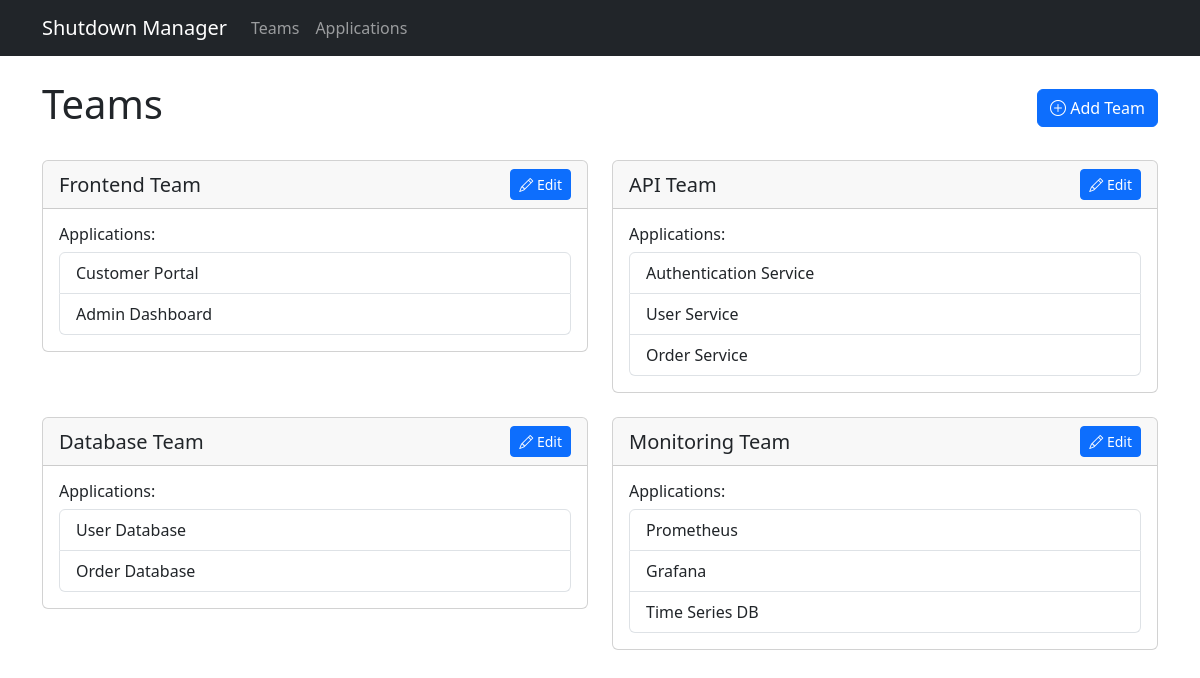
The app's page /teams, older data.
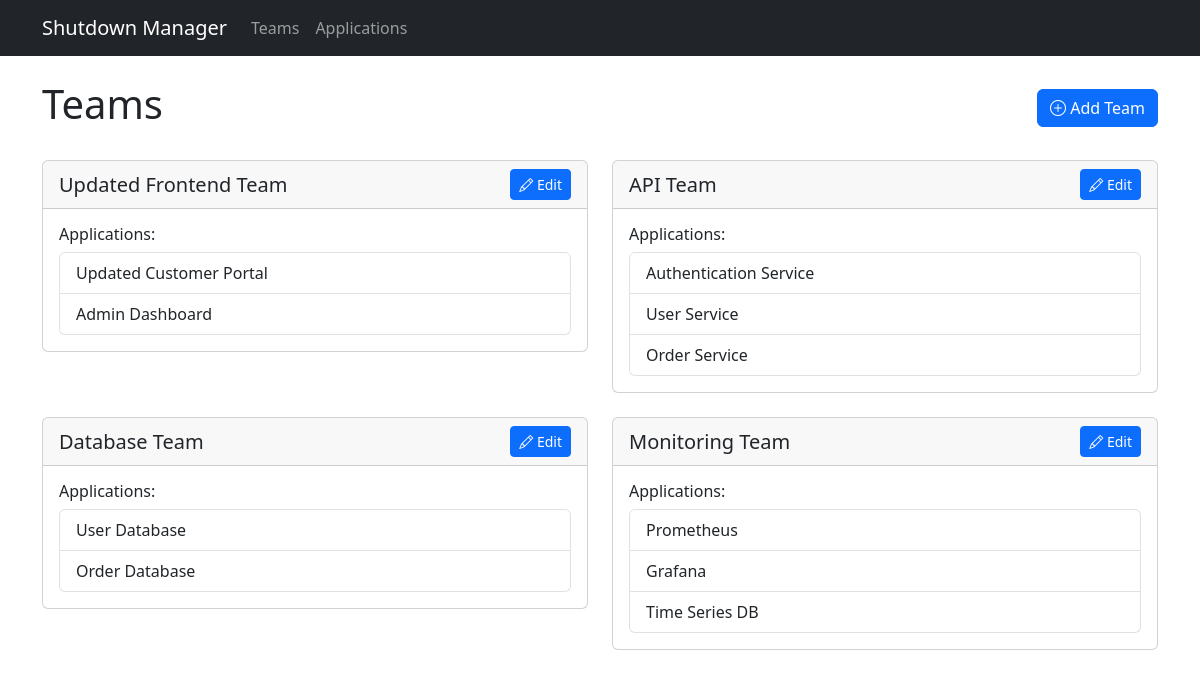
The same page, newer data.
### app/models.py (models this page shows)
class Team(db.Model):
    id = db.Column(db.Integer, primary_key=True)
    name = db.Column(db.String(100), nullable=False, unique=True)
    applications = db.relationship('Application', backref='team', lazy=True)

class Application(db.Model):
    id = db.Column(db.Integer, primary_key=True)
    name = db.Column(db.String(100), nullable=False)
    team_id = db.Column(db.Integer, db.ForeignKey('team.id'), nullable=False)
    host = db.Column(db.String(255), nullable=False)
    port = db.Column(db.Integer)
    webui_url = db.Column(db.String(255))
    db_host = db.Column(db.String(255))
    shutdown_order = db.Column(db.Integer, nullable=False)
    status = db.Column(db.String(50), default='running')
    last_checked = db.Column(db.DateTime, default=datetime.utcnow)
    dependencies = db.relationship('ApplicationDependency',
                                 foreign_keys='ApplicationDependency.application_id',
                                 backref='application', lazy=True)

### app/routes.py (the view)
@main.route('/teams')
def teams():
    teams = Team.query.all()
    return render_template('teams.html', teams=teams)

### app/templates/teams.html (shortened to what this page needs)
{% extends "base.html" %}
{% block content %}
<div class="row">
    <div class="col-12">
        <div class="d-flex justify-content-between align-items-center mb-4">
            <h1>Teams</h1>
            <button class="btn btn-primary" data-bs-toggle="modal" data-bs-target="#addTeamModal">
                <i class="bi bi-plus-circle"></i> Add Team
            </button>
        </div>
        <div class="row">
            {% for team in teams %}
            <div class="col-md-6 mb-4">
                <div class="card">
                    <div class="card-header d-flex justify-content-between align-items-center">
                        <h5 class="card-title mb-0">{{ team.name }}</h5>
                        <button class="btn btn-sm btn-primary" onclick="editTeam({{ team.id }}, '{{ team.name }}')">
                            <i class="bi bi-pencil"></i> Edit
                        </button>
                    </div>
                    <div class="card-body">
                        <h6>Applications:</h6>
                        <ul class="list-group">
                            {% for app in team.applications %}
                            <li class="list-group-item">{{ app.name }}</li>
                            {% endfor %}
                        </ul>
                    </div>
                </div>
            </div>
            {% endfor %}
        </div>
    </div>
</div>
{% endblock %}

Row changes from the older to the newer data that the page shows:
changed Team: name "Frontend Team" → "Updated Frontend Team"
changed Application: name "Customer Portal" → "Updated Customer Portal"
